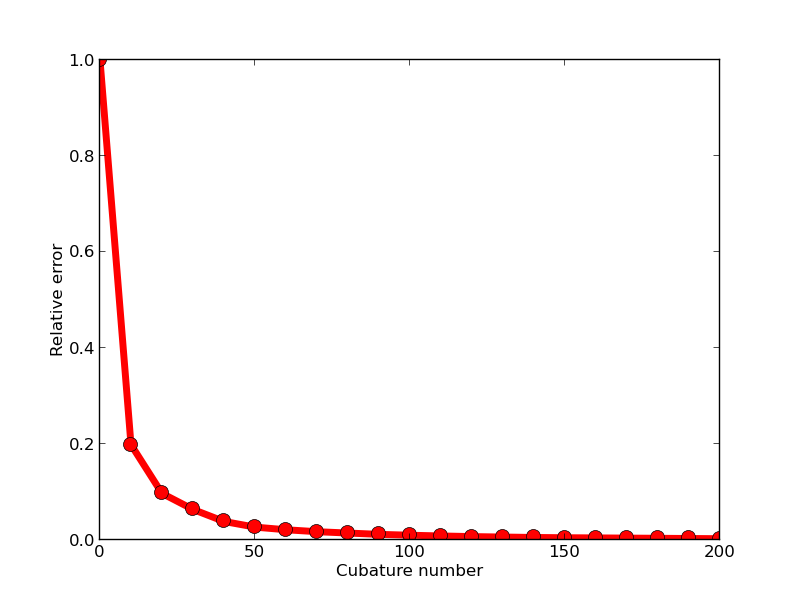

Write the Python code that produced this figure.
#! /usr/bin/env python
import matplotlib.pyplot as plt

cub = open("./Script/cubature_curves")

error = [1.0]
samples = [0]

for line in cub:
    samples.append(int(line.split(" ")[2]))
    error.append(float(line.split(" ")[6].split("\n")[0].split("%")[0])/100.0)

plt.plot(samples,error,"-ro",label="cubatures",linewidth=5,markersize=10)
plt.ylabel('Relative error')
plt.xlabel('Cubature number')
plt.savefig("./Script/cubature_curves.png")
